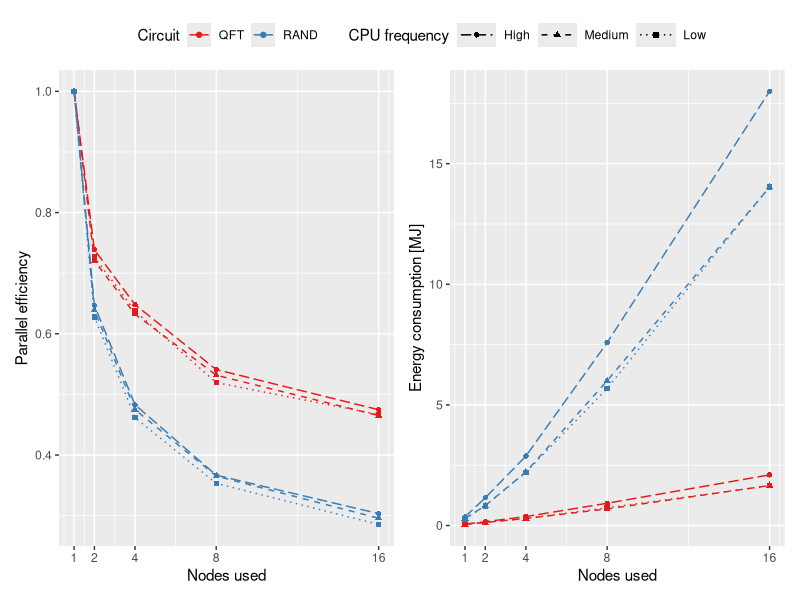
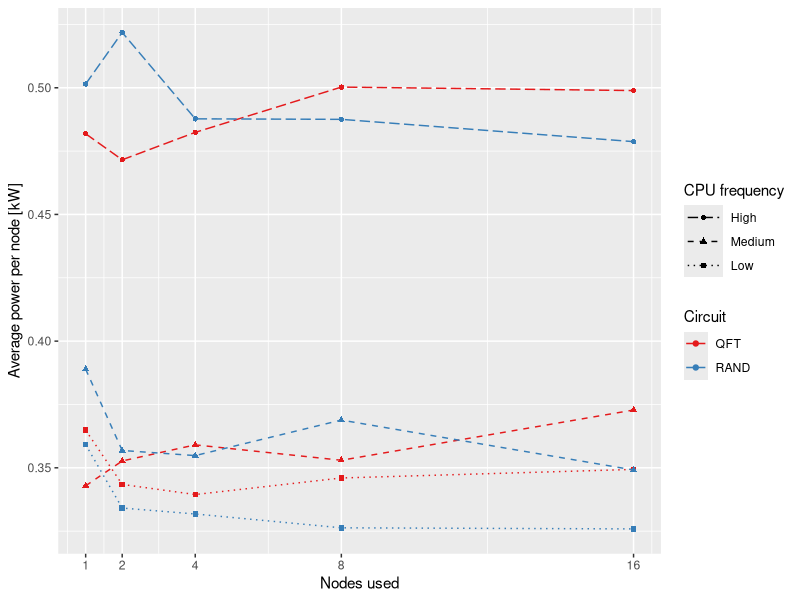
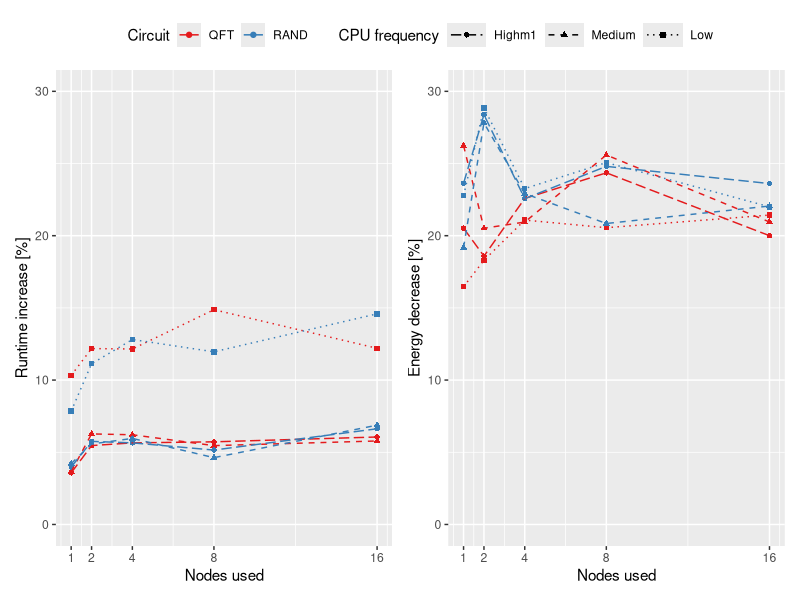
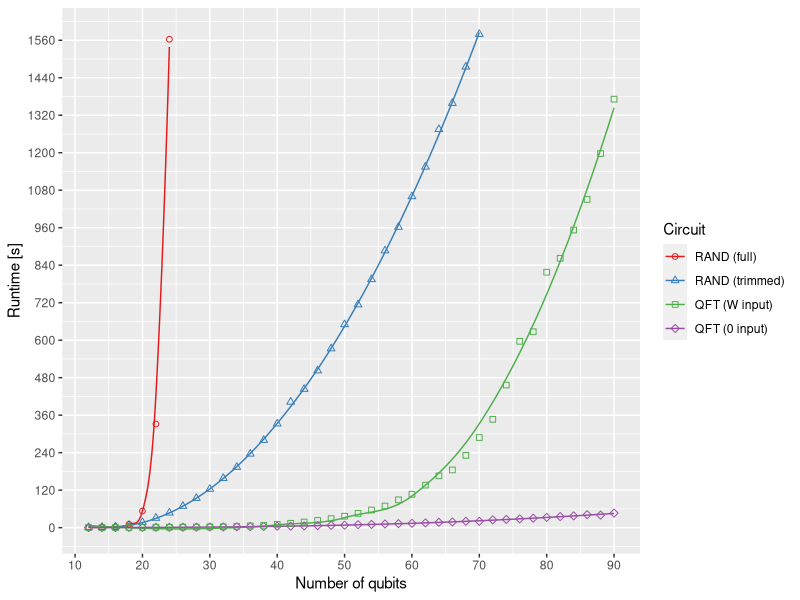
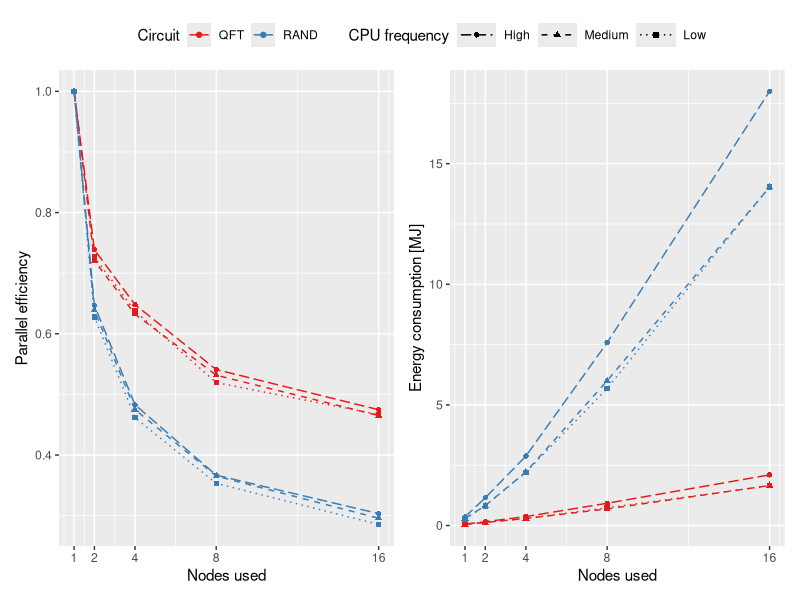
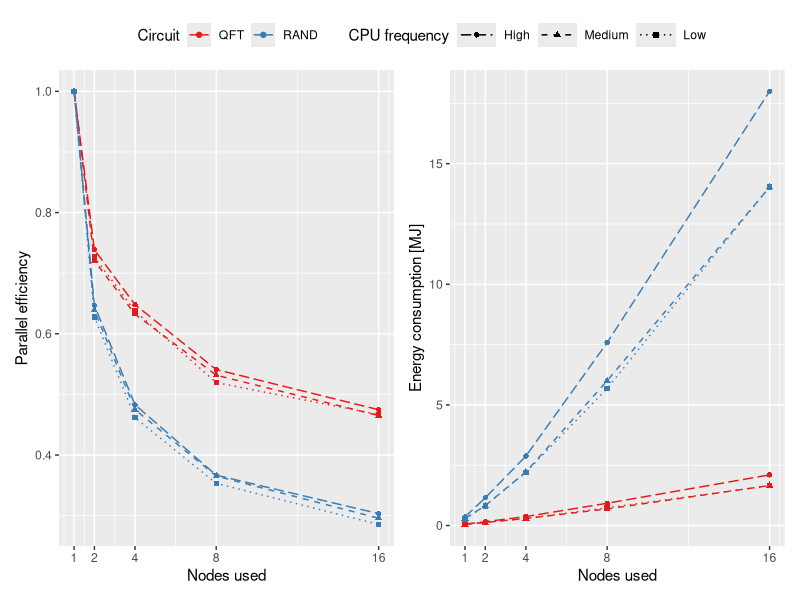
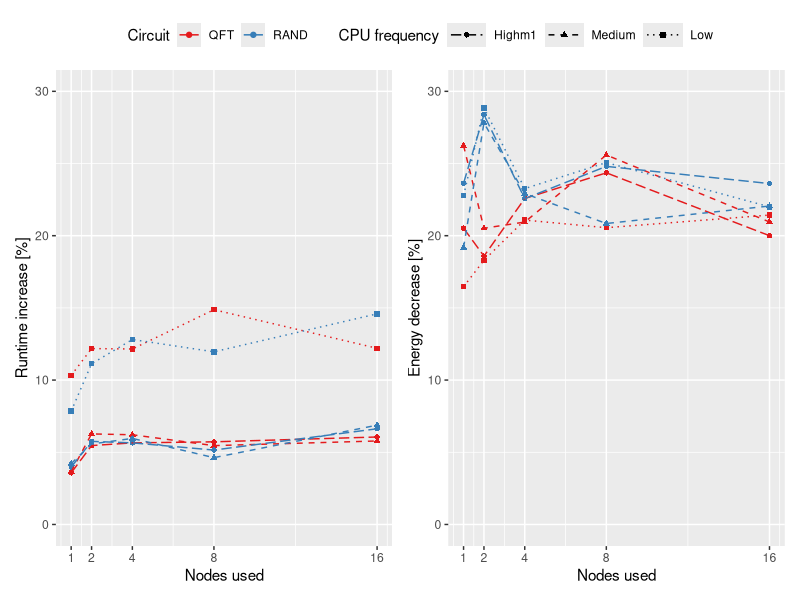
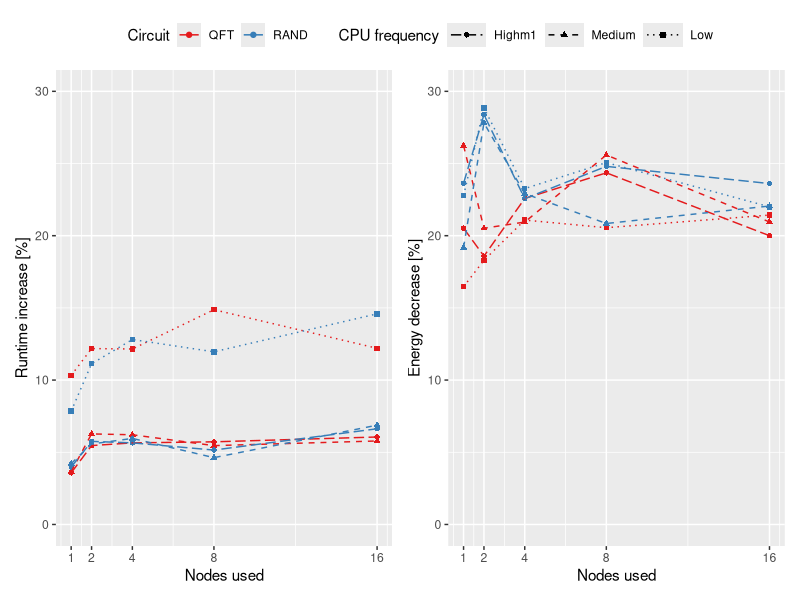

Write the R code that produced these figures, in order.
## ---- chunk 1
library(patchwork)
library(tidyverse)
## ---- chunk 2
quest_energy <- read_delim("quest-energy.csv", delim = ',')
quest_energy <- select(
  quest_energy, 
  Ntasks = SLURM_NTASKS, 
  Frequency = SLURM_CPU_FREQ_REQ, 
  Circuit = PROG, 
  Nqubits = QREG_SIZE, 
  Runtime = RUNTIME, 
  Energy = ENERGY, 
  Slowdown = SLOWDOWN, 
  Savings = SAVINGS
)

cpu_freq_levels <- c("High", "Highm1", "Medium", "Low")

quest_energy <- mutate(
  quest_energy, 
  Frequency = factor(Frequency, levels = cpu_freq_levels), 
  Circuit = as.factor(str_to_upper(Circuit))
)

quest_energy <- group_by(quest_energy, Ntasks)
## ---- chunk 3
itensor_energy <- read_delim("itensor-energy.csv", delim = ',')
itensor_energy <- select(
  itensor_energy, 
  Circuit = PROG, 
  Nqubits = QREG_SIZE, 
  InitState = INIT,
  MaxDim = MAX_DIM, 
  Runtime = RUNTIME, 
  Energy = ENERGY
)

itensor_energy <- mutate(
  itensor_energy, 
  Circuit = as.factor(str_to_upper(Circuit)), 
  Experiment = paste(Circuit, InitState, MaxDim)
)

experiments <- c(
  `BENCH |0..0> 16777216` = "RAND (full)", 
  `BENCH |0..0> 256`      = "RAND (trimmed)", 
  `QFT |Wn> 16777216`     = "QFT (W input)", 
  `QFT |0..0> 16777216`   = "QFT (0 input)"
)

itensor_energy <- mutate(itensor_energy, Experiment = experiments[Experiment])
itensor_energy <- filter(itensor_energy, !is.na(Experiment))
itensor_energy <- mutate(
  itensor_energy, 
  Experiment = factor(Experiment, levels = experiments)
)

itensor_energy <- itensor_energy[-17, ]
itensor_energy <- group_by(itensor_energy, Experiment)
## ---- chunk 4
# Print QuEST timings in a readable format
quest_energy %>% 
  select(-Energy, -Slowdown, -Savings) |>
  pivot_wider(names_from = Ntasks, names_prefix = "N=", values_from = Runtime)
## ---- chunk 5
# Print QuEST timings in a readable format
itensor_energy
## ---- chunk 6
plt_weak_scaling <- quest_energy |> 
  group_by(Circuit, Frequency, Baseline = Nqubits - log2(Ntasks)) |> 
  mutate(Baseline = as.factor(Baseline), Energy = Energy / 1E6, 
         Efficiency = first(Runtime) / Runtime) |> 
  filter(Baseline == 32, Frequency != "Highm1") |> 
  rename(`CPU frequency` = Frequency)

plt_base <- ggplot(plt_weak_scaling) + 
  scale_x_continuous(breaks = 2^(0:4)) + 
  scale_linetype_manual(values = c("longdash", "dashed", "dotted")) +
  scale_color_brewer(palette = "Set1") + 
  xlab("Nodes used") + 
  guides(colour = guide_legend(order = 1), 
         shape = guide_legend(order = 2), 
         linetype = guide_legend(order = 2, keywidth = unit(1, "cm")))

p1 <- plt_base + 
  geom_point(aes(x = Ntasks, y = Efficiency, colour = Circuit, 
                 shape = `CPU frequency`)) + 
  geom_line(aes(x = Ntasks, y = Efficiency, colour = Circuit, 
                linetype = `CPU frequency`)) + 
  ylab("Parallel efficiency")

p2 <- plt_base + 
  geom_point(aes(x = Ntasks, y = Energy, colour = Circuit, 
                 shape = `CPU frequency`)) + 
  geom_line(aes(x = Ntasks, y = Energy, colour = Circuit, 
                linetype = `CPU frequency`)) + 
  ylab("Energy consumption [MJ]")
  

p1 + p2 + plot_layout(guides = 'collect') & 
  theme(legend.position = 'top', legend.direction = "horizontal")

ggsave("out/weak-scaling.pdf", width = 8, height = 5, units = "in")
ggsave("out/weak-scaling.png", width = 8, height = 5, units = "in")
## ---- chunk 7
plt_power_scaling <- quest_energy |> 
  group_by(Circuit, Frequency, Baseline = Nqubits - log2(Ntasks)) |> 
  mutate(Baseline = as.factor(Baseline), 
         Power = Energy / 1E3 / Runtime / Ntasks) |> 
  filter(Baseline == 32, Frequency != "Highm1") |> 
  rename(`CPU frequency` = Frequency)

ggplot(plt_power_scaling) + 
  geom_point(aes(x = Ntasks, y = Power, colour = Circuit, 
                 shape = `CPU frequency`)) + 
  geom_line(aes(x = Ntasks, y = Power, colour = Circuit, 
                linetype = `CPU frequency`)) + 
  scale_x_continuous(breaks = 2^(0:4)) + 
  scale_linetype_manual(values = c("longdash", "dashed", "dotted"), 
                        guide = guide_legend(keywidth = unit(1, "cm"))) +
  scale_color_brewer(palette = "Set1") + 
  xlab("Nodes used") + 
  ylab("Average power per node [kW]") + 
  theme(legend.position = "right", legend.direction = "vertical")
## ---- chunk 8
plt_energy_runtime <- quest_energy |> 
  group_by(Circuit, Frequency, Baseline = Nqubits - log2(Ntasks)) |> 
  mutate(Baseline = as.factor(Baseline), Energy = Energy / 1E6) |> 
  filter(Baseline == 32, Frequency != "High") |> 
  rename(`CPU frequency` = Frequency)

plt_base <- ggplot(plt_energy_runtime) + 
  scale_x_continuous(breaks = 2^(0:4)) + 
  scale_linetype_manual(values = c("longdash", "dashed", "dotted")) +
  scale_color_brewer(palette = "Set1") + 
  xlab("Nodes used") +
  ylim(c(0, 30)) + 
  guides(colour = guide_legend(order = 1), 
         shape = guide_legend(order = 2), 
         linetype = guide_legend(order = 2, keywidth = unit(1, "cm")))

p1 <- plt_base + 
  geom_point(aes(x = Ntasks, y = 100 * Slowdown, colour = Circuit, 
                 shape = `CPU frequency`)) + 
  geom_line(aes(x = Ntasks, y = 100 * Slowdown, colour = Circuit, 
                linetype = `CPU frequency`)) + 
  ylab("Runtime increase [%]")

p2 <- plt_base + 
  geom_point(aes(x = Ntasks, y = -100 * Savings, colour = Circuit, 
                 shape = `CPU frequency`)) + 
  geom_line(aes(x = Ntasks, y = -100 * Savings, colour = Circuit, 
                linetype = `CPU frequency`)) + 
  ylab("Energy decrease [%]")

p1 + p2 + plot_layout(guides = 'collect') & 
  theme(legend.position = 'top', legend.direction = "horizontal")

ggsave("out/runtime-vs-energy.pdf", width = 8, height = 5, units = "in")
ggsave("out/runtime-vs-energy.png", width = 8, height = 5, units = "in")
## ---- chunk 9
plt_energy_itensor <- itensor_energy |> 
  group_by(Experiment) |> 
  mutate(Runtime = Runtime)

ggplot(plt_energy_itensor) + 
  geom_smooth(aes(x = Nqubits, y = Runtime, colour = Experiment), 
              fill = "gray97", level = 0, linewidth = .5) + 
  geom_point(aes(x = Nqubits, y = Runtime, colour = Experiment, 
                 shape = Experiment), size = 1.6) + 
  xlab("Number of qubits") + 
  ylab("Runtime [s]") + 
  labs(colour = "Circuit", shape = "Circuit") + 
  scale_x_continuous(breaks = 1:9 * 10) + 
  scale_y_continuous(breaks = 0:13 * 120) + 
  scale_color_brewer(palette = "Set1") + 
  scale_shape_manual(values = c(1, 2, 0, 5))

ggsave("out/itensor-runtimes.pdf", width = 9, height = 5, units = "in")
ggsave("out/itensor-runtimes.png", width = 9, height = 5, units = "in")
